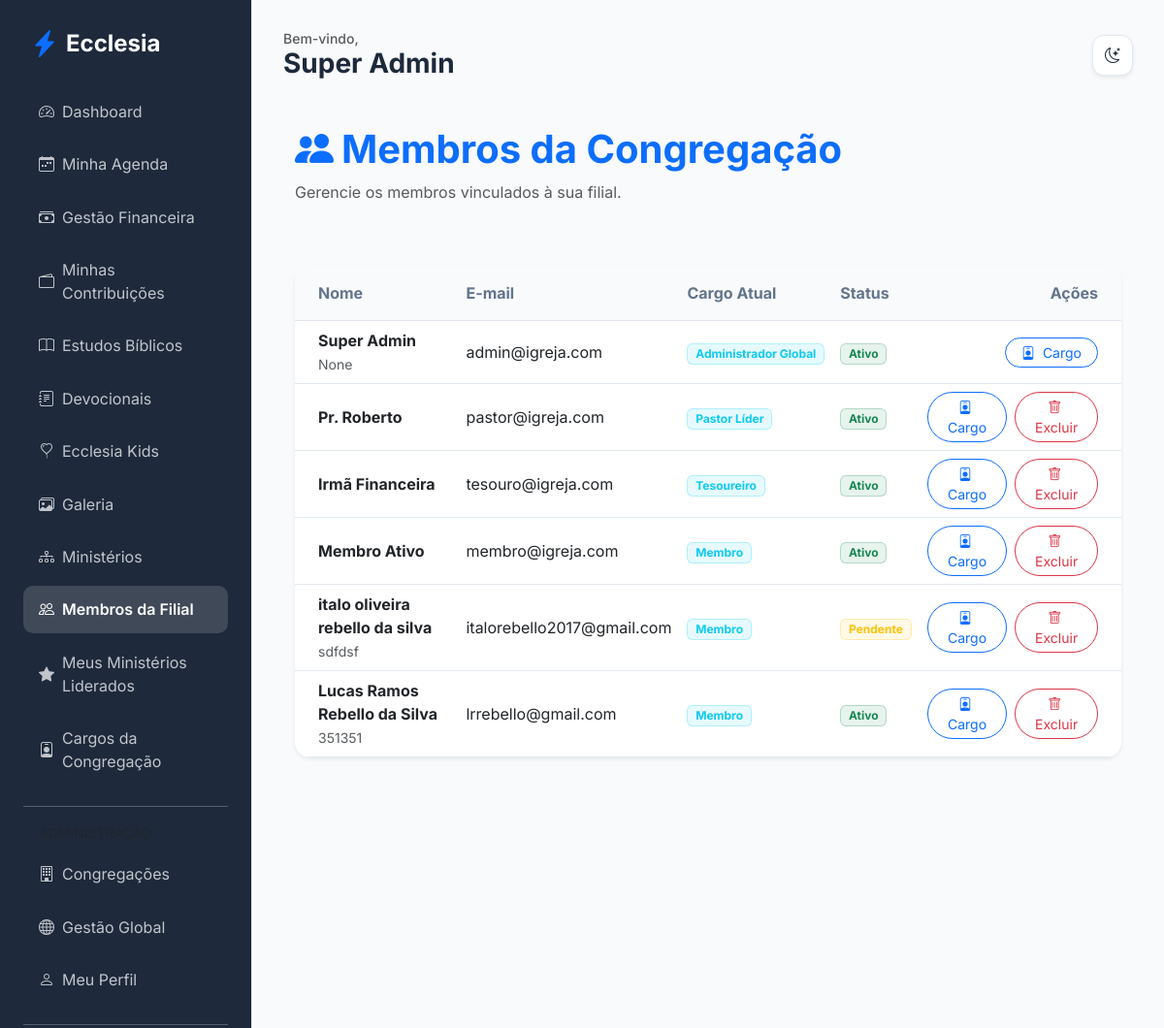
The page /members/my-church/members (signed in) on the database its author committed.
### app/core/models.py (models this page shows, shortened)
class User(db.Model, UserMixin):
    id = db.Column(db.Integer, primary_key=True)
    name = db.Column(db.String(100), nullable=False)
    email = db.Column(db.String(120), unique=True, nullable=False)
    password_hash = db.Column(db.String(128))
    birth_date = db.Column(db.Date)
    gender = db.Column(db.String(20))
    documents = db.Column(db.String(200)) # Flexível para diferentes países
    tax_id = db.Column(db.String(20), nullable=True)  # NIF (PT), CPF/CNPJ (BR), etc.
    address = db.Column(db.Text)
    phone = db.Column(db.String(50))
    profile_photo = db.Column(db.String(255), nullable=True)
    status = db.Column(db.String(20), default='pending') # pending, active, rejected
    is_email_verified = db.Column(db.Boolean, default=False)
    email_verification_token = db.Column(db.String(100), unique=True, nullable=True)
    data_consent = db.Column(db.Boolean, default=False)
    data_consent_date = db.Column(db.DateTime)
    marketing_consent = db.Column(db.Boolean, default=False)
    is_ministry_leader = db.Column(db.Boolean, default=False)
    church_id = db.Column(db.Integer, db.ForeignKey('church.id'))
    family_id = db.Column(db.Integer, db.ForeignKey('family.id'), nullable=True)
    church_role_id = db.Column(db.Integer, db.ForeignKey('church_role.id'), nullable=True)
    ministries = db.relationship('Ministry', secondary=member_ministries, backref=db.backref('members', lazy='dynamic'))
    can_manage_ministries = db.Column(db.Boolean, default=False)
    can_manage_media = db.Column(db.Boolean, default=False)
    can_publish_devotionals = db.Column(db.Boolean, default=False)
    can_approve_members = db.Column(db.Boolean, default=False)
    can_manage_finance = db.Column(db.Boolean, default=False)
    can_manage_kids = db.Column(db.Boolean, default=False)
    can_manage_events = db.Column(db.Boolean, default=False)

class ChurchRole(db.Model):
    id = db.Column(db.Integer, primary_key=True)
    name = db.Column(db.String(80), nullable=False)
    description = db.Column(db.Text, nullable=True)
    church_id = db.Column(db.Integer, db.ForeignKey('church.id'), nullable=False)
    is_active = db.Column(db.Boolean, default=True)
    order = db.Column(db.Integer, default=0)  # para ordenar na exibição
    users = db.relationship('User', backref='church_role', lazy=True)

### app/modules/members/routes.py (the view)
@members_bp.route('/my-church/members')
@login_required
def church_members():
    if not can_manage_members():
        flash('Acesso negado.', 'danger')
        return redirect(url_for('members.dashboard'))
    members = User.query.filter_by(church_id=current_user.church_id).all()
    return render_template('members/church_members.html', members=members)

### app/modules/members/routes.py (called while the page is built)
def can_manage_members():
    return current_user.can_approve_members or (current_user.church_role and current_user.church_role.name in ['Administrador Global', 'Pastor Líder'])

### app/templates/members/church_members.html (shortened to what this page needs)
{% extends "base.html" %}
{% block content %}
<div class="container py-4">
    <div class="d-flex justify-content-between align-items-center mb-5">
        <div>
            <h1 class="fw-bold text-primary"><i class="bi bi-people-fill me-2"></i>Membros da Congregação</h1>
            <p class="text-muted">Gerencie os membros vinculados à sua filial.</p>
        </div>
    </div>
    <div class="card border-0 shadow-sm rounded-4 overflow-hidden">
        <div class="table-responsive">
            <table class="table table-hover align-middle mb-0">
                <thead class="bg-light">
                    <tr>
                        <th class="ps-4 py-3">Nome</th>
                        <th class="py-3">E-mail</th>
                        <th class="py-3">Cargo Atual</th>
                        <th class="py-3">Status</th>
                        <th class="text-end pe-4 py-3">Ações</th>
                    </tr>
                </thead>
                <tbody>
                    {% for member in members %}
                    <tr>
                        <td class="ps-4">
                            <div class="fw-bold">{{ member.name }}</div>
                            <small class="text-muted">{{ member.phone if member.phone else '' }}</small>
                        </td>
                        <td>{{ member.email }}</td>
                        <td>
                            <span class="badge bg-info bg-opacity-10 text-info border border-info border-opacity-25">
                                {{ member.church_role.name if member.church_role else 'Membro' }}
                            </span>
                        </td>
                        <td>
                            {% if member.status == 'active' %}
                            <span class="badge bg-success bg-opacity-10 text-success border border-success border-opacity-25">Ativo</span>
                            {% elif member.status == 'pending' %}
                            <span class="badge bg-warning bg-opacity-10 text-warning border border-warning border-opacity-25">Pendente</span>
                            {% else %}
                            <span class="badge bg-danger bg-opacity-10 text-danger border border-danger border-opacity-25">Inativo</span>
                            {% endif %}
                        </td>
                        <td class="text-end pe-4">
                            <div class="d-flex justify-content-end gap-2">
                                <a href="{{ url_for('members.promote_member', id=member.id) }}" class="btn btn-sm btn-outline-primary rounded-pill px-3">
                                    <i class="bi bi-person-badge me-1"></i> Cargo
                                </a>
                                {% if member.id != current_user.id %}
                                <button type="button" class="btn btn-sm btn-outline-danger rounded-pill px-3" data-bs-toggle="modal" data-bs-target="#deleteMemberModal{{ member.id }}">
                                    <i class="bi bi-trash me-1"></i> Excluir
                                </button>
                                {% endif %}
                            </div>
                        </td>
                    </tr>
                    {% endfor %}
                </tbody>
            </table>
        </div>
    </div>
</div>
{% endblock %}

### app/templates/base.html (shortened to what this page needs)
<!DOCTYPE html>
<html lang="pt-BR">
<head>
    <link href="https://cdn.jsdelivr.net/npm/bootstrap@5.3.0/dist/css/bootstrap.min.css" rel="stylesheet">
    <link href="https://cdn.jsdelivr.net/npm/bootstrap-icons@1.10.0/font/bootstrap-icons.css" rel="stylesheet">
    <link rel="stylesheet" href="{{ url_for('static', filename='css/premium.css') }}">
</head>
<body>
    {% if current_user.is_authenticated %}
    <div class="sidebar d-none d-lg-block">
        <div class="d-flex align-items-center mb-4 px-2">
            <i class="bi bi-lightning-charge-fill text-primary fs-3 me-2"></i>
            <h4 class="mb-0 fw-bold text-white">Ecclesia</h4>
        </div>
        {% include 'includes/_nav_links.html' %}
    </div>
    {% endif %}
    <div class="main-content {{ 'mx-auto' if not current_user.is_authenticated }}">
        {% if current_user.is_authenticated %}
        <header class="d-flex justify-content-between align-items-center mb-4 d-none d-lg-flex">
            <div>
                <h5 class="text-muted mb-0 small">Bem-vindo,</h5>
                <h3 class="fw-bold mb-0">{{ current_user.name }}</h3>
            </div>
            <div class="theme-toggle shadow-sm" onclick="toggleTheme()">
                <i class="bi bi-moon-stars" id="theme-icon"></i>
            </div>
        </header>
        {% endif %}
        {% block content %}{% endblock %}
    </div>
</body>
</html>

### app/static/css/premium.css (style rules this page uses)
:root { --primary: #4f46e5; --primary-hover: #4338ca; --secondary: #64748b; --success: #10b981; --danger: #ef4444; --warning: #f59e0b; --info: #06b6d4; --bg-main: #f8fafc; --bg-card: #ffffff; --text-main: #1e293b; --text-muted: #64748b; --border: #e2e8f0; --sidebar-bg: #1e293b; --sidebar-text: #f8fafc; --input-bg: #ffffff; }
body { font-family: 'Inter', sans-serif; background-color: var(--bg-main); color: var(--text-main); transition: all 0.3s ease; }
.sidebar { background-color: var(--sidebar-bg); color: var(--sidebar-text); min-height: 100vh; padding: 2rem 1rem; }
.main-content { padding: 2rem; }
.card { background-color: var(--bg-card); border: 1px solid var(--border); border-radius: 1rem; box-shadow: 0 4px 6px -1px rgb(0 0 0 / 0.1); transition: transform 0.2s; }
.table { color: var(--text-main); }
.table thead th { background-color: var(--bg-main); border-bottom-color: var(--border); color: var(--text-muted); }
.table td { border-bottom-color: var(--border); }
.theme-toggle { cursor: pointer; padding: 0.5rem; border-radius: 50%; background: var(--border); display: flex; align-items: center; justify-content: center; width: 40px; height: 40px; }

### app/templates/base.html (style rules this page uses)
:root { --sidebar-width: 260px; }
body { font-family: 'Inter', sans-serif; background-color: var(--bg-main); color: var(--text-main); transition: background-color 0.3s, color 0.3s; }
.sidebar { width: var(--sidebar-width); height: 100vh; position: fixed; left: 0; top: 0; z-index: 1000; background-color: var(--sidebar-bg); color: var(--sidebar-text); border-right: 1px solid var(--border); padding: 1.5rem; overflow-y: auto; transition: background-color 0.3s; }
.main-content { margin-left: var(--sidebar-width); padding: 2rem; min-height: 100vh; background-color: var(--bg-main); }
.card { border: 1px solid var(--border); box-shadow: 0 4px 12px rgba(0,0,0,0.05); }
.theme-toggle { cursor: pointer; padding: 0.6rem; border-radius: 12px; background: var(--bg-card); border: 1px solid var(--border); color: var(--text-main); display: flex; align-items: center; justify-content: center; width: 42px; height: 42px; transition: all 0.3s; }

### rows shown on the page
User: name "Super Admin", phone "None", email "admin@igreja.com", church_role "Administrador Global", status "Ativo"
User: name "Pr. Roberto", email "pastor@igreja.com", church_role "Pastor Líder", status "Ativo"
User: name "Irmã Financeira", email "tesouro@igreja.com", church_role "Tesoureiro", status "Ativo"
User: name "Membro Ativo", email "membro@igreja.com", church_role "Membro", status "Ativo"
User: name "italo oliveira rebello da silva", phone "sdfdsf", email "italorebello2017@gmail.com", church_role "Membro", status "Pendente"
User: name "Lucas Ramos Rebello da Silva", phone "351351", email "lrrebello@gmail.com", church_role "Membro", status "Ativo"
